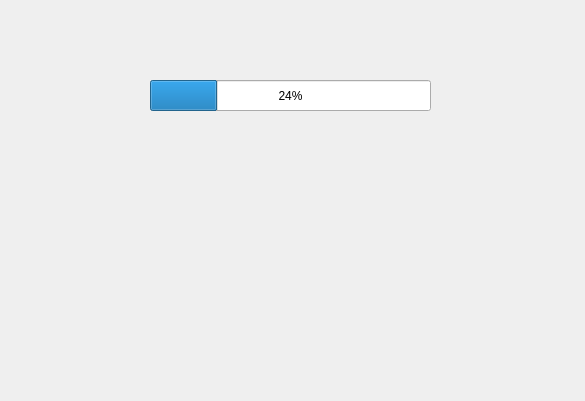
<?xml version="1.0" encoding="UTF-8"?>
<ui version="4.0">
 <class>Widget</class>
 <widget class="QWidget" name="Widget">
  <property name="geometry">
   <rect>
    <x>0</x>
    <y>0</y>
    <width>585</width>
    <height>401</height>
   </rect>
  </property>
  <property name="windowTitle">
   <string>Widget</string>
  </property>
  <widget class="QProgressBar" name="progressBar">
   <property name="geometry">
    <rect>
     <x>150</x>
     <y>80</y>
     <width>281</width>
     <height>31</height>
    </rect>
   </property>
   <property name="value">
    <number>24</number>
   </property>
  </widget>
 </widget>
 <resources/>
 <connections/>
</ui>
